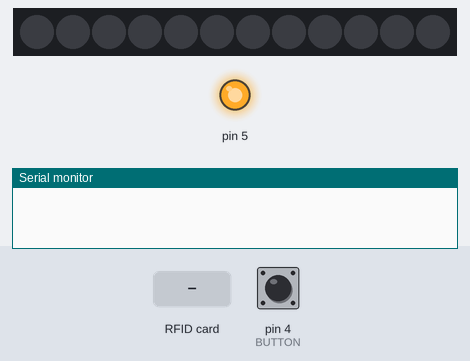
A sketch run on a simulated Arduino Uno, built with avr-gcc and run on an emulated ATmega328P. On the bench: 12 RGB LEDs in strip order, left to right, output pins drawn as LEDs (lit = HIGH), the last lines printed to the serial monitor. The inputs (shaded band) are chosen by the test bench; at power-on: pin 4 (BUTTON) HIGH. Dim RGB values are drawn brighter than linear.

Above: at 1.2 s.
1.3 s: RFID card 5E 7A 19 C4 held to the reader
At 1.51 s:
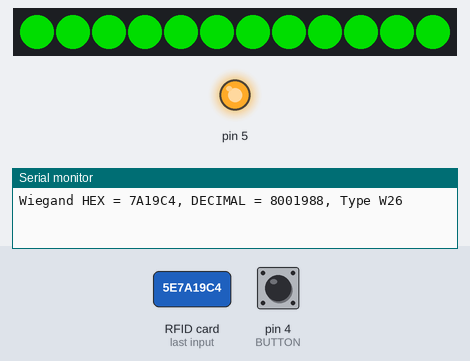
At 1.9 s:
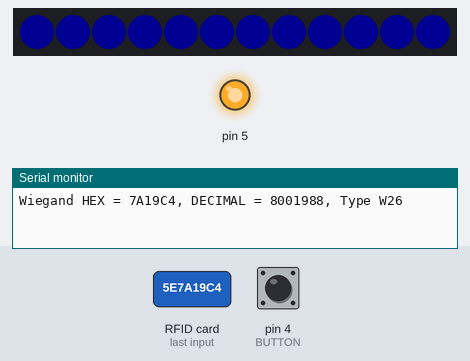
3.1 s: pin 4 (BUTTON) pulled LOW for 0.15 s
At 3.5 s:
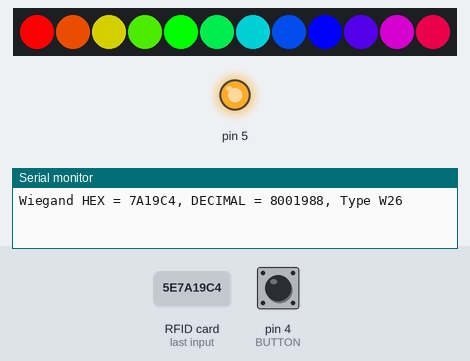
Timing chart, 0 to 6.1 s (numbered marks = the images above; inputs shaded):
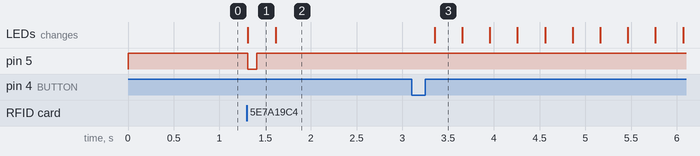

The sketch:

gumball_reader_r3.ino
```cpp
#include <Wiegand.h>
#include <Adafruit_NeoPixel.h>

// -------------
// Constants
// -------------


// -------------
// Variables
// -------------
volatile boolean DebounceTick = false;
boolean SecondTick = false;
int SecondTimerCount = 0;
int InactivityTimerCount = 0;

boolean  CardRead = false;
boolean  ValidCard = false;  // Only valid if CardRead is also true
int      NumCardBits;
unsigned long CardData;
uint16_t CardNumber;


// -------------
// Hardware Objects
// -------------
WIEGAND wg;

#define PIN 6
#define NUMPIXELS 12
#define BUTTON 4

Adafruit_NeoPixel pixels = Adafruit_NeoPixel(NUMPIXELS, PIN, NEO_GRB + NEO_KHZ800);


// -------------
// Arduino Entry points
// -------------
void setup () {
  Serial.begin(9600);
  // Configure the hardware
  wg.begin();
  pixels.begin(); // This initializes the NeoPixel library.

  pinMode(5, OUTPUT);
  digitalWrite(5, HIGH);
  pinMode(BUTTON, INPUT);
  digitalWrite(BUTTON, HIGH);

}

// Note: The Wiegand library must be polled constantly in order to find the start of a transmission
//       so we don't put any delaying activities in the main loop while we are polling for new card
//       activity.
void loop () {
  // Look for input from the card reader
  if (wg.available()) {
    NumCardBits = wg.getWiegandType();
    CardData = wg.getCode();

    Serial.print("Wiegand HEX = ");
    Serial.print(CardData, HEX);
    Serial.print(", DECIMAL = ");
    Serial.print(CardData);
    Serial.print(", Type W");
    Serial.println(NumCardBits);

    if (NumCardBits == 26) {
      SetLedOutput(true);
      digitalWrite(5, LOW);
      delay(100);
      digitalWrite(5, HIGH);
    } else {
      SetLedOutput(false);
    }
    delay(200);
    SetLedOutput(false);
  }
  if (digitalRead(BUTTON) == LOW) {
    delay(250);
    pixels.setBrightness(255);
    rainbowCycle(3);
    SetLedOutput(false);
  }
}

// -------------
// Subroutines
// -------------


void SetLedOutput(boolean b) {
  if (b) {
    pixels.setBrightness(255);
    for (int i = 0; i < NUMPIXELS; i++) {
      pixels.setPixelColor(i, pixels.Color(0, 150, 0)); // Moderately bright green color.
      pixels.show(); // This sends the updated pixel color to the hardware.
    }
  } else {
    pixels.setBrightness(30);
    for (int i = 0; i < NUMPIXELS; i++) {
      pixels.setPixelColor(i, pixels.Color(0, 0, 150)); // Moderately bright blue color.
      pixels.show(); // This sends the updated pixel color to the hardware.
    }
  }
}

/**
   Color climb function
 **/
void rainbowCycle(uint8_t wait) {
  uint16_t i, j;
  for (j = 0; j < 256 * 10; j++) { // 10 cycles of all colors on wheel
    for (i = 0; i < pixels.numPixels(); i++) {
      pixels.setPixelColor(i, Wheel(((i * 256 / pixels.numPixels()) + j) & 255));
    }
    pixels.show();
    delay(wait);
  }
}

// Input a value 0 to 255 to get a color value.
// The colours are a transition r - g - b - back to r.
uint32_t Wheel(byte WheelPos) {
  WheelPos = 255 - WheelPos;
  if (WheelPos < 85) {
    return pixels.Color(255 - WheelPos * 3, 0, WheelPos * 3);
  }
  if (WheelPos < 170) {
    WheelPos -= 85;
    return pixels.Color(0, WheelPos * 3, 255 - WheelPos * 3);
  }
  WheelPos -= 170;
  return pixels.Color(WheelPos * 3, 255 - WheelPos * 3, 0);
}
```

Measured:
- after the input at 1.3 s, pin 5: HIGH → LOW at once, → HIGH 0.10 s later; the LEDs: change at once (image 1)
- after the input at 3.1 s, the LEDs: change after 0.25 s (image 3)
